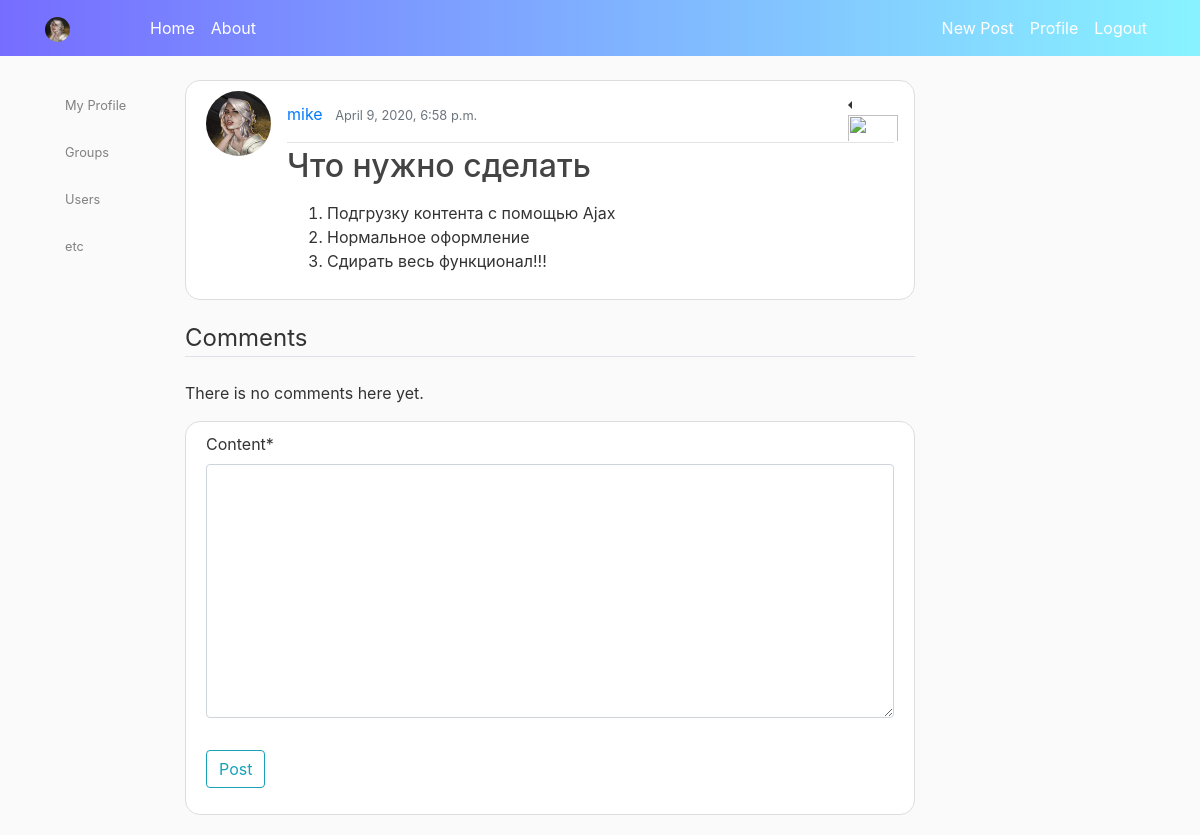
Page /articles/8/ (signed in) on the earlier database version.
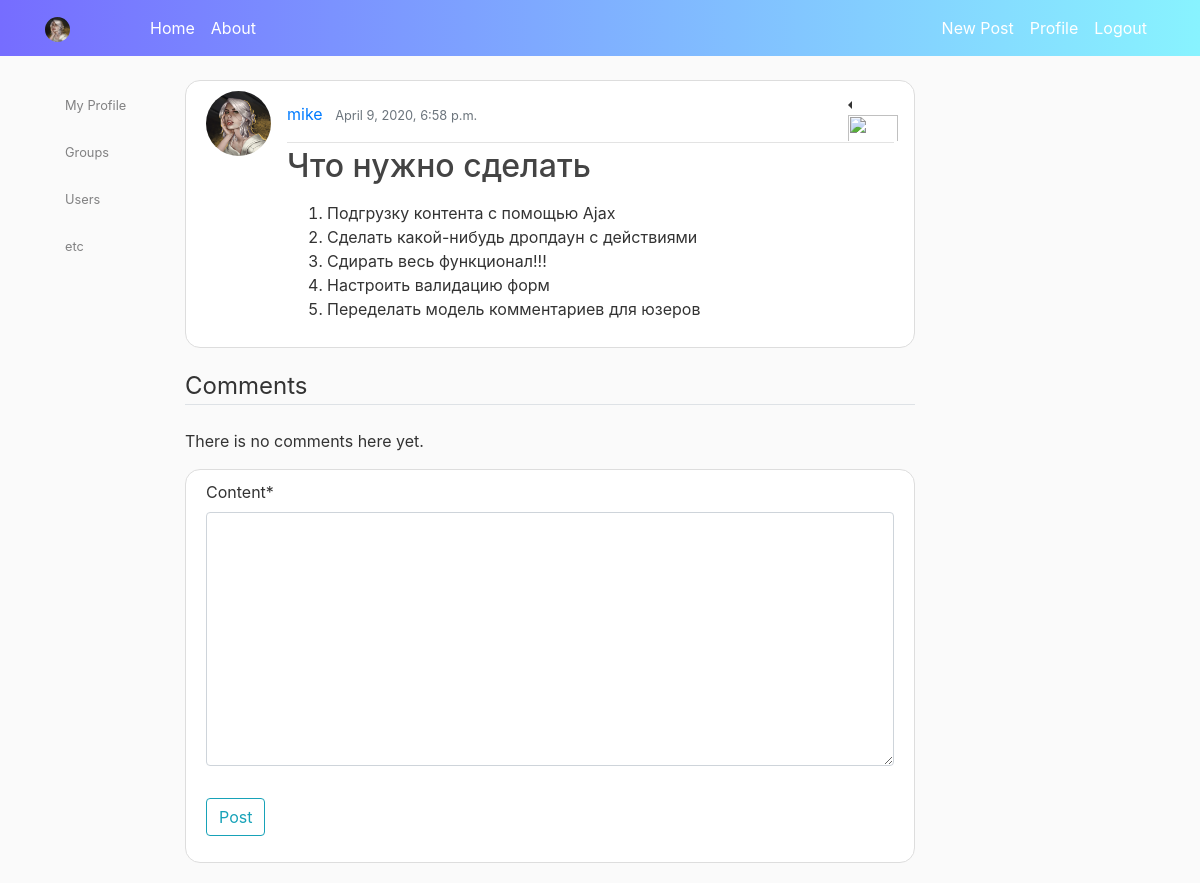
Same page on the later database version.
### articles/models.py (models this page shows, shortened)
class Article(models.Model):
	author = models.ForeignKey(User, on_delete=models.CASCADE)
	header = models.CharField(max_length = 25)
	content = HTMLField()
	pub_date = models.DateTimeField('Date Published', auto_now_add=True)
	class Meta:
		ordering = ['-pub_date']

### users/models.py (models this page shows, shortened)
class CustomUser(AbstractUser):
	photo = models.ImageField(upload_to = 'profile_pics/', default = 'default.jpg')

### articles/views.py (the view, shortened to what this page needs)
# urls.py: path('',ArticleDetailView.as_view(), name='article-detail'),
class ArticleDetailView(LoginRequiredMixin, SingleObjectMixin, ListView, FormView):
	template_name = 'articles/article_detail.html'
	form_class = CommentModelForm
	def get_object(self):
		id_ = self.kwargs.get('id')
		return get_object_or_404(Article, id = id_)
	def get(self, request, *args, **kwargs):
	    self.object = self.get_object()
	    return super().get(request, *args, **kwargs)
	def get_context_data(self, **kwargs):
		context = super().get_context_data(**kwargs)
		context['post'] = self.object
		return context
	def get_queryset(self):
		return self.object.comment_set.all()

### articles/forms.py
class CommentModelForm(forms.ModelForm):
	class Meta:
		model = Comment
		fields = [
			'content'
			]

### templates/articles/article_detail.html (shortened to what this page needs)
{% extends 'base.html' %}
{% load crispy_forms_tags %}
{% block content %}
  <article class="media content-section">
    <img class="rounded-circle article-img" src="{{ object.author.photo.url }}">
    <div class="media-body">
      <div class="article-metadata">
        <a class="mr-2" href="{% url 'users:users-single' object.author.username %}">{{ object.author.username }}</a>
        <small class="text-muted">{{ object.pub_date}}</small>
        {% if object.author == user %}
        <div class="btn-group ml-3 dropleft " style='left:350px;'>
            <img height='50' width='50' src="/media/menu.png" class='dropdown-toggle' data-toggle="dropdown" >
         </div>
         {% endif %}
      </div>
      <h2 class="article-title">{{ object.header }}</h2>
      <p class="article-content">{{ object.content|safe }}</p>
    </div>
  </article>
      <legend class="border-bottom mb-4">Comments</legend>
      {% if not object_list %}
       <p> There is no comments here yet.</p>
       {% endif %}
      {% if user == object.author and user.is_authenticated %}
          {% load static %}
          <form method="POST" enctype="multipart/form-data">
    <div class="content-section">
        <form method="POST">
            <fieldset class="form-group">
                {{ form|crispy }}
            </fieldset>
            <div class="form-group">
                <button class="btn btn-outline-info" type="submit">Post</button>
            </div>
        </form>
    </div>
    </form>
    {% endif %}
{% endblock content %}

Differences in the rows shown:
changed Article "Что нужно сделать": content "Подгрузку контента с помощью Ajax Нормальное оформление Сдирать весь функционал!!!" → "…контента с помощью Ajax Сделать какой-нибудь дропдаун с действиями Сдирать весь функционал!!! Настроить валидацию форм Переделать модель комментариев для юзеров"
